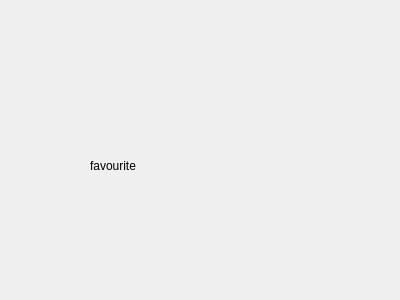
<?xml version="1.0" encoding="UTF-8"?>
<ui version="4.0">
 <class>Frame</class>
 <widget class="QFrame" name="Frame">
  <property name="geometry">
   <rect>
    <x>0</x>
    <y>0</y>
    <width>400</width>
    <height>300</height>
   </rect>
  </property>
  <property name="windowTitle">
   <string>Frame</string>
  </property>
  <widget class="QLabel" name="label">
   <property name="geometry">
    <rect>
     <x>90</x>
     <y>160</y>
     <width>54</width>
     <height>12</height>
    </rect>
   </property>
   <property name="text">
    <string>favourite</string>
   </property>
  </widget>
 </widget>
 <resources/>
 <connections/>
</ui>
